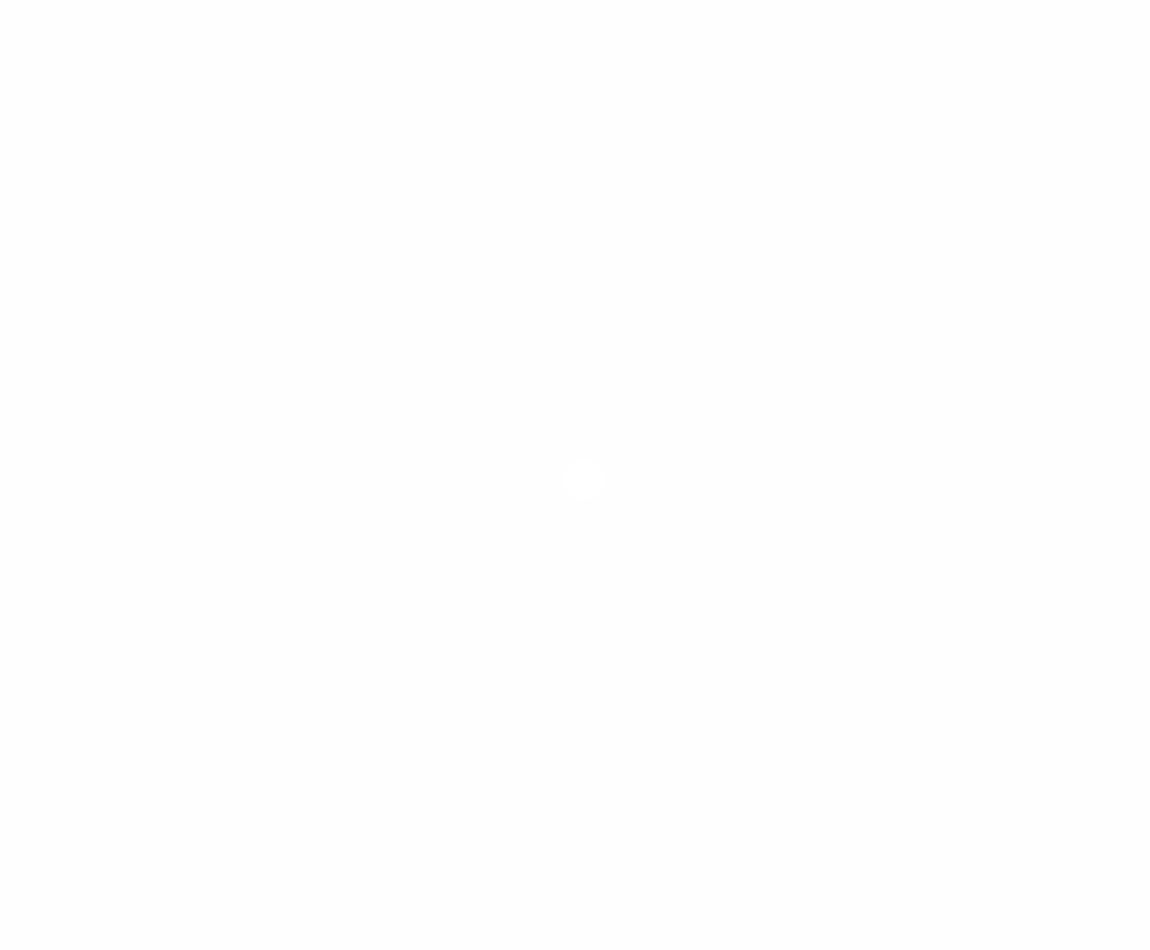
Frame 1 (no input)
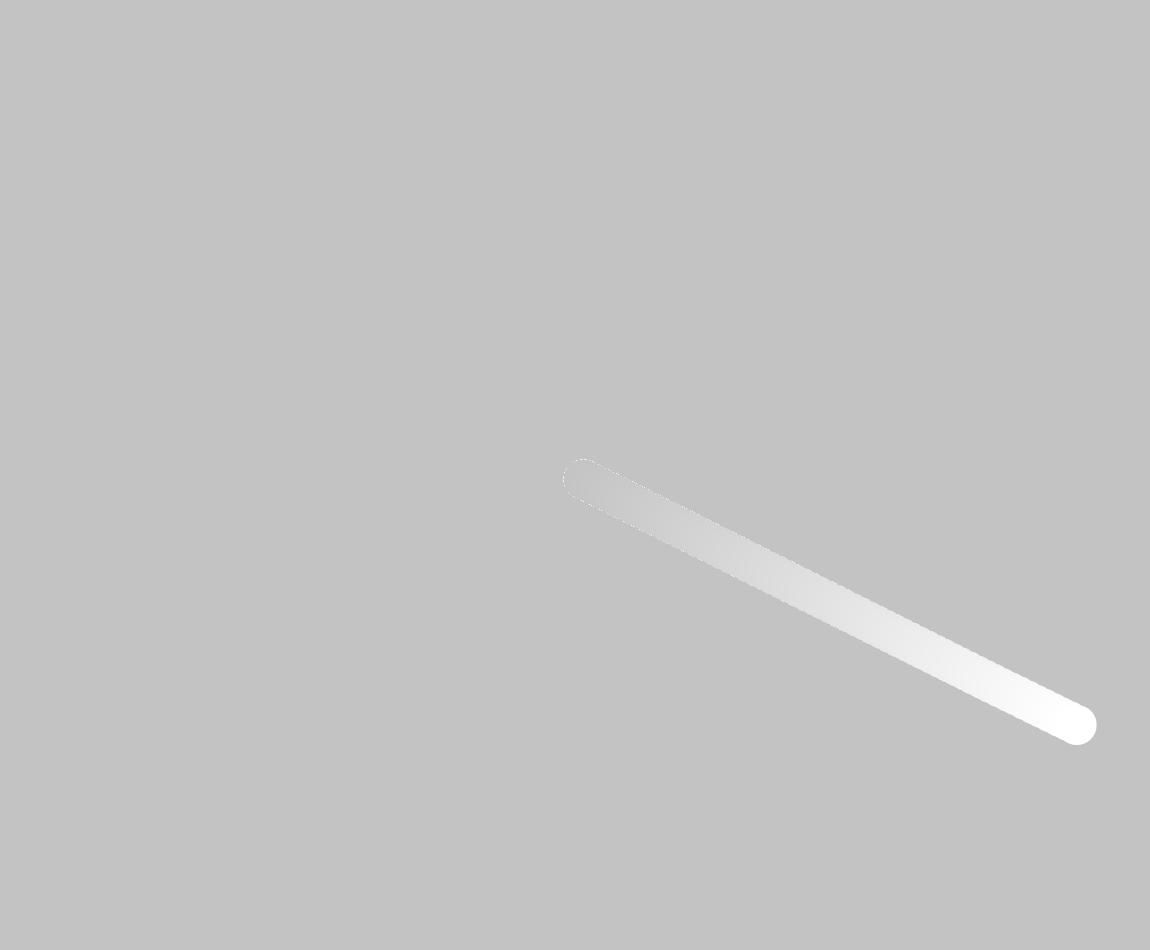
Frame 60 (no input)
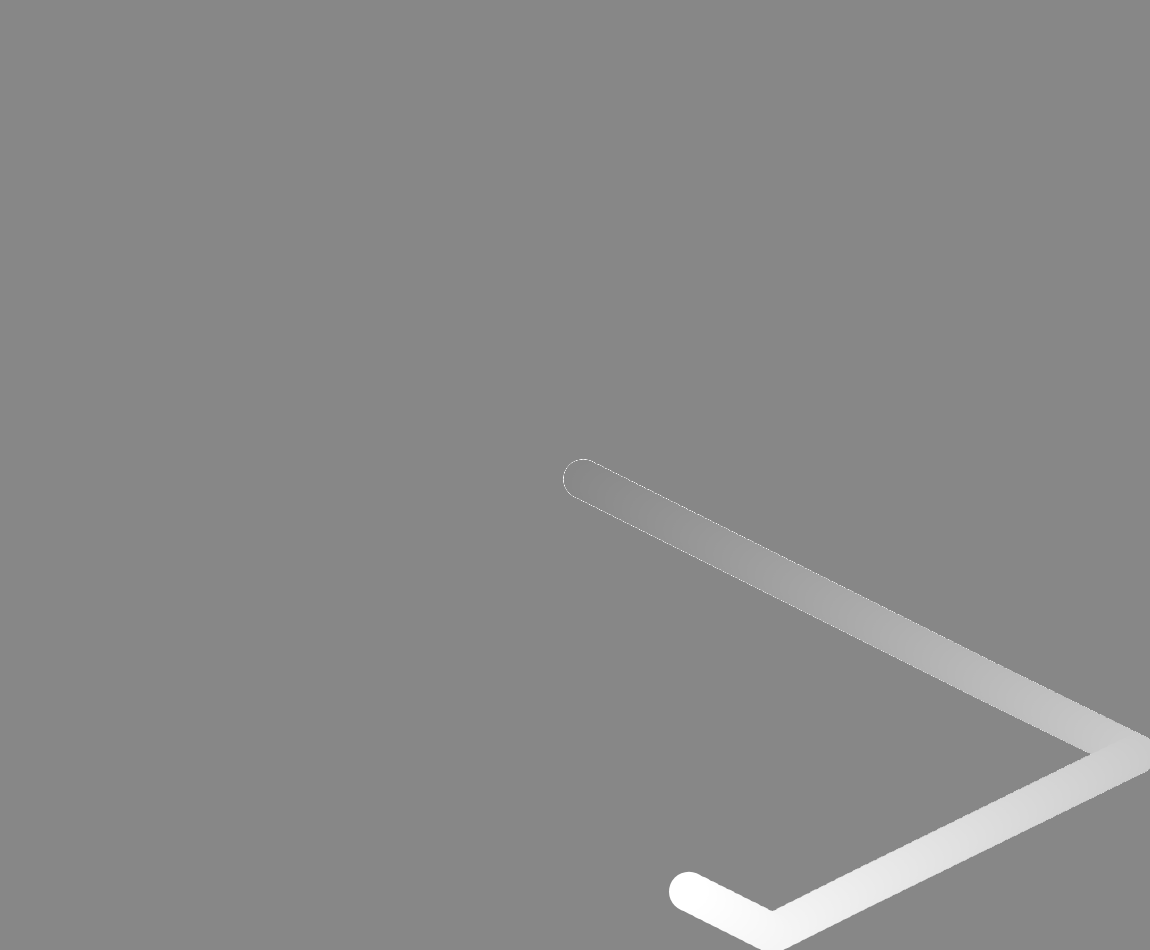
Frame 120 (the mouse pressed at the canvas centre since frame 60)

The p5.js sketch that drew these frames (run headless with seeded random() and noise() and a simulated clock; from frame 60 on, the mouse is pressed at the canvas centre):

// p5.js sketch
// ── sketch.js
// Colors
let white_color;
let dark_gray_color;
let black_color;
let red_color;

// Positioning constants
let minX, maxX;
let minY, maxY;

// The ball!!
let ball;

// Vertical & Horizontal speeds of the ball
let speedX;
let speedY;

// Current ball color
let currentColor;

// Sliders
let sliderX;
let sliderY;

function setup() {
  // Create the canvas
  let MARGIN = 50;
  createCanvas(innerWidth - MARGIN, innerHeight - MARGIN);

  // Initializing the colors
  white_color = new Rgba(255, 255, 255, 255);
  dark_gray_color = new Rgba(20, 20, 20, 255);
  black_color = new Rgba(0, 0, 0, 255);
  red_color = new Rgba(255, 0, 0, 255);

  // Initializing the speeds
  speedX = 2;
  speedY = 1;

  [speedX, speedY] = [speedX / 4, speedY / 4];

  // Initializing the ball
  ball = new Ball(width / 2, height / 2, 20);

  // Initialize the current color
  currentColor = white_color;

  // Initialize the values
  minX = 0 + ball.r;
  minY = 0 + ball.r;
  maxX = width - ball.r;
  maxY = height - ball.r;
}

function draw() {
  if (frameCount % 15 == 0) {
    background(black_color.get());
  } else {
    background(black_color.withA(1).get());
  }
  if (ball.pos.x > maxX || ball.pos.x < minX) {
    speedX *= -1;
  }
  if (ball.pos.y > maxY || ball.pos.y < minY) {
    speedY *= -1;
  }
  let newX = ball.pos.x + speedX * deltaTime;
  let newY = ball.pos.y + speedY * deltaTime;
  ball.pos.set(newX, newY);
  ball.draw(currentColor.get());
  currentColor.incR();
  if (frameCount % 50 == 0) {
    speedX += 0.01;
  }
  if (frameCount % 500 == 0) {
    speedY += 0.01;
  }
}

// ── ball.js
class Ball {
  constructor(x, y, r) {
    this.pos = createVector(x, y);
    this.r = r;
    this.halfR = r / 2;
  }

  draw(color) {
    push();
    fill(color);
    noStroke();
    circle(this.pos.x, this.pos.y, this.r * 2);
    pop();
  }
}

// ── rgba.js
class Rgba {
  constructor(r, g, b, a) {
    this.r = r;
    this.g = g;
    this.b = b;
    this.a = a;
  }
  get() {
    return [this.r, this.g, this.b, this.a];
  }
  withA(a) {
    let copy = this;
    copy.a = a;
    return copy;
  }
  incR() {
    this.r++;
  }
  incG() {
    this.g++;
  }
  incB() {
    this.b++;
  }
  incA() {
    this.a++;
  }
  decR() {
    this.r--;
  }
  decG() {
    this.g--;
  }
  decB() {
    this.b--;
  }
  decA() {
    this.a--;
  }
}

// ── style.css
html,
body {
  margin: 0;
  padding: 0;
  background-color: rgb(20, 20, 20);
  height: 100vh;
  display: flex;
  justify-content: center;
  align-items: center;
}

canvas {
  display: block;
  border: white solid;
}
